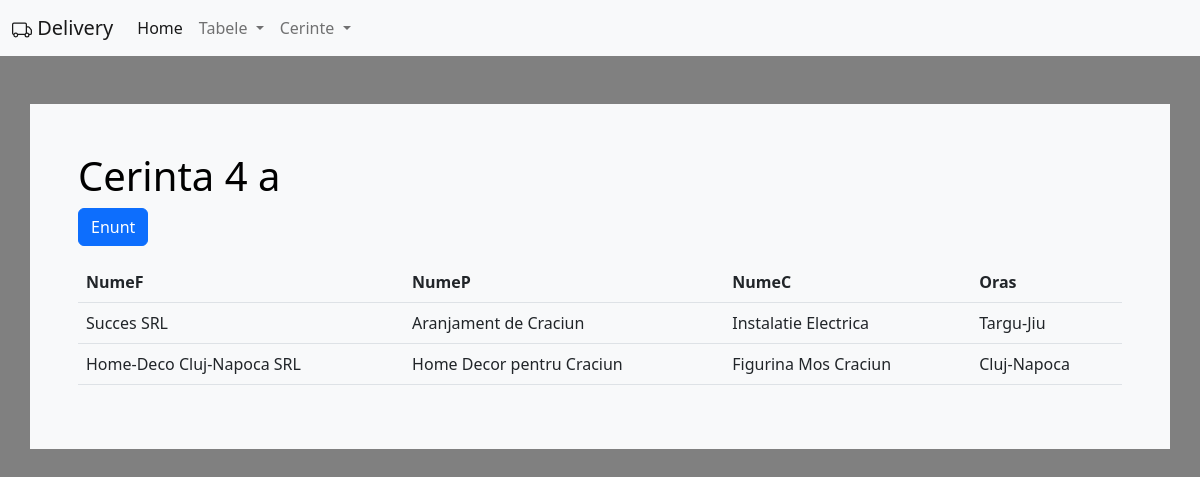
Screenshot of /cerinte/c4a.php with the database file from the repository.
### tables this page shows
CREATE TABLE `furnizori` (
  `IDF` varchar(20) NOT NULL CHECK (substr(`IDF`,1,1) = 'F'),
  `NUMEF` varchar(100) DEFAULT NULL,
  `STARE` int(3) DEFAULT NULL,
  `ORAS` varchar(200) DEFAULT NULL
);

CREATE TABLE `proiecte` (
  `IDP` varchar(20) NOT NULL CHECK (substr(`IDP`,1,1) = 'P'),
  `NUMEP` varchar(100) DEFAULT NULL,
  `ORAS` varchar(20) DEFAULT NULL
);

CREATE TABLE `componente` (
  `IDC` varchar(20) NOT NULL CHECK (substr(`IDC`,1,1) = 'C'),
  `NUMEC` varchar(100) DEFAULT NULL,
  `CULOARE` varchar(20) DEFAULT NULL CHECK (`CULOARE` in ('alb','rosu','galben','verde','albastru','negru') and (`CULOARE` <> 'albastru' or substr(`ORAS`,1,1) = 'C')),
  `MASA` int(10) DEFAULT NULL,
  `ORAS` varchar(20) DEFAULT NULL
);

### htdocs/cerinte/c4a.php (the view, shortened to what this page needs)
<!DOCTYPE html>
<html lang="en">
<head>
    <link rel= "stylesheet" href="https://cdn.jsdelivr.net/npm/bootstrap@5.2.3/dist/css/bootstrap.min.css">
</head>
<body style="background-color: gray;">
<nav class="navbar navbar-expand-lg bg-light">
                        <div class="container-fluid">
                            <a class="navbar-brand" href="#" >
                                        Delivery
                            </a>
                <div class="collapse navbar-collapse" id="navbarSupportedContent">
                <ul class="navbar-nav me-auto mb-2 mb-lg-0">
                    <li class="nav-item">
                    <a class="nav-link active" aria-current="page" href="/firstPage/index.php">Home</a>
                    </li>
                    <li class="nav-item dropdown">
                    <a class="nav-link dropdown-toggle" href="#" role="button" data-bs-toggle="dropdown" aria-expanded="false">
                        Tabele
                    </a>
                    </li>
                    <li class="nav-item dropdown">
                    <a class="nav-link dropdown-toggle" href="#" role="button" data-bs-toggle="dropdown" aria-expanded="false">
                        Cerinte
                    </a>
                    </li>
                </ul>
                </div>
            </div>
        </nav>
        <div class="container p-5 my-5 bg-light text-white">
        <h1 style = "color: black">Cerinta 4 a</h1>
        <p>
        <button class="btn btn-primary" type="button" data-bs-toggle="collapse" data-bs-target="#collapseWidthExample" aria-expanded="false" aria-controls="collapseWidthExample">
            Enunt
        </button>
        </p>
        <table class="table">
            <thread>
                <tr>
                    <th>NumeF</th>
                    <th>NumeP</th>
                    <th>NumeC</th>
                    <th>Oras</th>
                </tr>
                <tbody>
                    <?php
                    $servername = "localhost";
                    $username = "root";
                    $password = "";
                    $database = "bd";
                    $connection = new mysqli($servername, $username, $password, $database);
                    $sql = "CALL Cerinta4a ";
                    $result = $connection->query($sql);
                    while($row = $result->fetch_assoc())
                    {
                        echo
                        "<tr> <td> "
                        . $row["Nume Furnizori"] .
                        "</td> <td> "
                        . $row["Nume Proiecte"] .
                        "</td> <td>"
                        . $row["Nume Componente"] .
                        "</td> <td>"
                        . $row["Oras"] .
                        "</td> </tr>";
                    }
                    ?>
                </tbody>
        </table>
    </div>
</body>
</html>

### rows the page displays
furnizori: NUMEF "Succes SRL", proiecte.NUMEP "Aranjament de Craciun", componente.NUMEC "Instalatie Electrica", ORAS "Targu-Jiu"
furnizori: NUMEF "Home-Deco Cluj-Napoca SRL", proiecte.NUMEP "Home Decor pentru Craciun", componente.NUMEC "Figurina Mos Craciun", ORAS "Cluj-Napoca"
